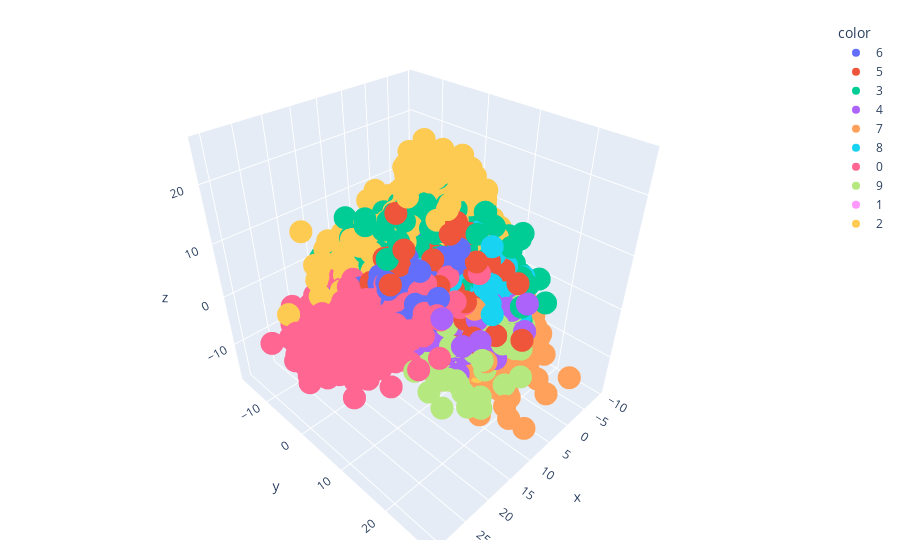

The cell this chart's notebook holds for it:
### Code cell
# Convert training labels to strings for coloring the 3D plot
y_train_trf = y_train.astype(str)

# Create a 3D scatter plot of the PCA-transformed training data
fig = px.scatter_3d(
    x = X_train_trf[:, 0],   # First PCA component on the X-axis
    y = X_train_trf[:, 1],   # Second PCA component on the Y-axis
    z = X_train_trf[:, 2],   # Third PCA component on the Z-axis
    color = y_train_trf      # Color points based on their class labels
)

# Adjust plot margins for better spacing
fig.update_layout(
    margin = dict(l=20, r=20, t=20, b=20)
)

# Display the interactive 3D scatter plot
fig.show()

### Figure 1 — Plotly figure (JSON) as saved in the notebook; plotly's stock layout.template omitted (floating-point values rounded to 4 significant figures; data arrays with more than 128 entries replaced by an {"elided": "..."} marker saying what was removed)
{"data": [{"hovertemplate": "color=6<br>x=%{x}<br>y=%{y}<br>z=%{z}<extra></extra>", "legendgroup": "6", "marker": {"color": "#636efa", "symbol": "circle"}, "mode": "markers", "name": "6", "scene": "scene", "showlegend": true, "type": "scatter3d", "x": {"elided": "3352 float values"}, "y": {"elided": "3352 float values"}, "z": {"elided": "3352 float values"}}, {"hovertemplate": "color=5<br>x=%{x}<br>y=%{y}<br>z=%{z}<extra></extra>", "legendgroup": "5", "marker": {"color": "#EF553B", "symbol": "circle"}, "mode": "markers", "name": "5", "scene": "scene", "showlegend": true, "type": "scatter3d", "x": {"elided": "3093 float values"}, "y": {"elided": "3093 float values"}, "z": {"elided": "3093 float values"}}, {"hovertemplate": "color=3<br>x=%{x}<br>y=%{y}<br>z=%{z}<extra></extra>", "legendgroup": "3", "marker": {"color": "#00cc96", "symbol": "circle"}, "mode": "markers", "name": "3", "scene": "scene", "showlegend": true, "type": "scatter3d", "x": {"elided": "3414 float values"}, "y": {"elided": "3414 float values"}, "z": {"elided": "3414 float values"}}, {"hovertemplate": "color=4<br>x=%{x}<br>y=%{y}<br>z=%{z}<extra></extra>", "legendgroup": "4", "marker": {"color": "#ab63fa", "symbol": "circle"}, "mode": "markers", "name": "4", "scene": "scene", "showlegend": true, "type": "scatter3d", "x": {"elided": "3233 float values"}, "y": {"elided": "3233 float values"}, "z": {"elided": "3233 float values"}}, {"hovertemplate": "color=7<br>x=%{x}<br>y=%{y}<br>z=%{z}<extra></extra>", "legendgroup": "7", "marker": {"color": "#FFA15A", "symbol": "circle"}, "mode": "markers", "name": "7", "scene": "scene", "showlegend": true, "type": "scatter3d", "x": {"elided": "3508 float values"}, "y": {"elided": "3508 float values"}, "z": {"elided": "3508 float values"}}, {"hovertemplate": "color=8<br>x=%{x}<br>y=%{y}<br>z=%{z}<extra></extra>", "legendgroup": "8", "marker": {"color": "#19d3f3", "symbol": "circle"}, "mode": "markers", "name": "8", "scene": "scene", "showlegend": true, "type": "scatter3d", "x": {"elided": "3228 float values"}, "y": {"elided": "3228 float values"}, "z": {"elided": "3228 float values"}}, {"hovertemplate": "color=0<br>x=%{x}<br>y=%{y}<br>z=%{z}<extra></extra>", "legendgroup": "0", "marker": {"color": "#FF6692", "symbol": "circle"}, "mode": "markers", "name": "0", "scene": "scene", "showlegend": true, "type": "scatter3d", "x": {"elided": "3316 float values"}, "y": {"elided": "3316 float values"}, "z": {"elided": "3316 float values"}}, {"hovertemplate": "color=9<br>x=%{x}<br>y=%{y}<br>z=%{z}<extra></extra>", "legendgroup": "9", "marker": {"color": "#B6E880", "symbol": "circle"}, "mode": "markers", "name": "9", "scene": "scene", "showlegend": true, "type": "scatter3d", "x": {"elided": "3350 float values"}, "y": {"elided": "3350 float values"}, "z": {"elided": "3350 float values"}}, {"hovertemplate": "color=1<br>x=%{x}<br>y=%{y}<br>z=%{z}<extra></extra>", "legendgroup": "1", "marker": {"color": "#FF97FF", "symbol": "circle"}, "mode": "markers", "name": "1", "scene": "scene", "showlegend": true, "type": "scatter3d", "x": {"elided": "3775 float values"}, "y": {"elided": "3775 float values"}, "z": {"elided": "3775 float values"}}, {"hovertemplate": "color=2<br>x=%{x}<br>y=%{y}<br>z=%{z}<extra></extra>", "legendgroup": "2", "marker": {"color": "#FECB52", "symbol": "circle"}, "mode": "markers", "name": "2", "scene": "scene", "showlegend": true, "type": "scatter3d", "x": {"elided": "3331 float values"}, "y": {"elided": "3331 float values"}, "z": {"elided": "3331 float values"}}], "layout": {"legend": {"title": {"text": "color"}, "tracegroupgap": 0}, "margin": {"b": 20, "l": 20, "r": 20, "t": 20}, "scene": {"domain": {"x": [0, 1], "y": [0, 1]}, "xaxis": {"title": {"text": "x"}}, "yaxis": {"title": {"text": "y"}}, "zaxis": {"title": {"text": "z"}}}}}
